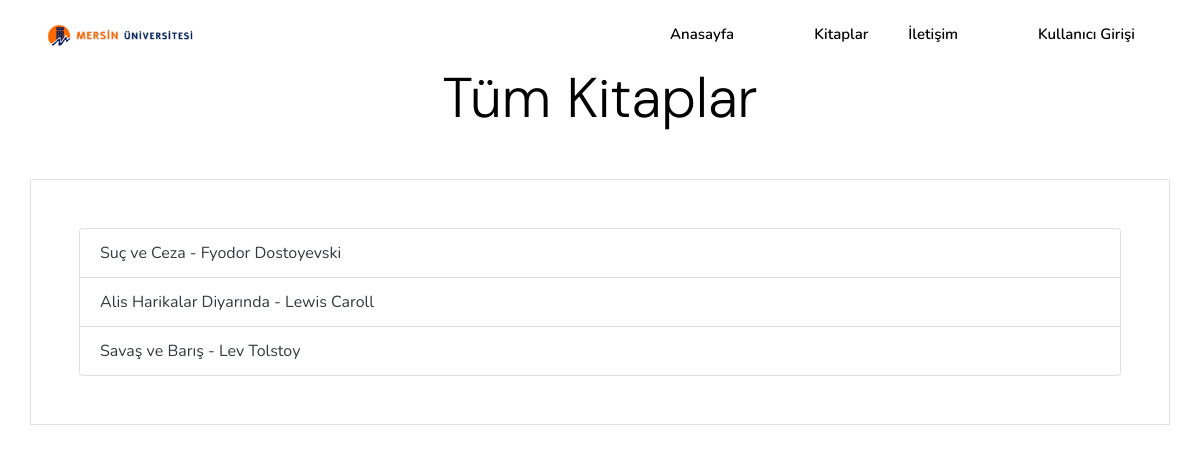
/kitap.php, run on the app's committed database.
### tables this page shows
CREATE TABLE `kitap` (
  `kitap_id` int(10) UNSIGNED NOT NULL,
  `kitap_adi` text NOT NULL,
  `yazar_adi` text NOT NULL,
  `alinan_tarih` date NOT NULL,
  `geriverilecek_tarih` date NOT NULL,
  `alan_kisi` text NOT NULL
);

### kitap.php (the view, shortened to what this page needs)
 <?php include 'header.php'; ?>
 <h2 class="text-black mb-2 pt-3 mt-5 display-4 text-center">Tüm Kitaplar</h2>
<div class="container p-5 mt-5 border list-group"><?php
 $mysqli = new mysqli("localhost", "root", "", "seo");
$query = "select * from kitap";
$result = $mysqli->query($query);
while($row=mysqli_fetch_array($result))
 {
   echo "<li class='list-group-item'><span class='title'>".$row['kitap_adi']." - "."</span><span class='desc'>".$row['yazar_adi']."</span><br><span class='desc'>"."</span></a></li>";
 }
?></div>
</body>
</html>

### data on the page
kitap: kitap_adi "Suç ve Ceza", yazar_adi "Fyodor Dostoyevski"
kitap: kitap_adi "Alis Harikalar Diyarında", yazar_adi "Lewis Caroll"
kitap: kitap_adi "Savaş ve Barış", yazar_adi "Lev Tolstoy"
